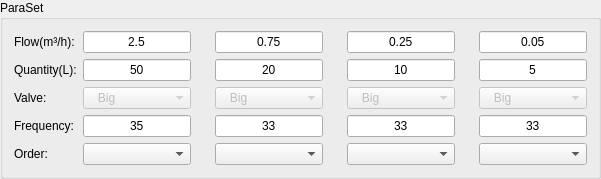
    <widget class="QGroupBox" name="gBox_FlowPnt">
     <property name="title">
      <string>ParaSet</string>
     </property>
     <layout class="QGridLayout" name="gridLayout_13">
      <item row="0" column="0" rowspan="2">
       <layout class="QGridLayout" name="gridLayout_10">
        <item row="0" column="0">
         <widget class="QLabel" name="label_12">
          <property name="text">
           <string>Flow(m³/h):</string>
          </property>
         </widget>
        </item>
        <item row="0" column="1" rowspan="5">
         <layout class="QGridLayout" name="gridLayout_9">
          <item row="0" column="0">
           <widget class="QLineEdit" name="lnEdit_Flow1">
            <property name="text">
             <string>2.5</string>
            </property>
            <property name="alignment">
             <set>Qt::AlignCenter</set>
            </property>
           </widget>
          </item>
          <item row="0" column="1">
           <spacer name="horizontalSpacer_6">
            <property name="orientation">
             <enum>Qt::Horizontal</enum>
            </property>
            <property name="sizeHint" stdset="0">
             <size>
              <width>18</width>
              <height>20</height>
             </size>
            </property>
           </spacer>
          </item>
          <item row="0" column="2">
           <widget class="QLineEdit" name="lnEdit_Flow2">
            <property name="text">
             <string>0.75</string>
            </property>
            <property name="alignment">
             <set>Qt::AlignCenter</set>
            </property>
           </widget>
          </item>
          <item row="0" column="3">
           <spacer name="horizontalSpacer_10">
            <property name="orientation">
             <enum>Qt::Horizontal</enum>
            </property>
            <property name="sizeHint" stdset="0">
             <size>
              <width>18</width>
              <height>20</height>
             </size>
            </property>
           </spacer>
          </item>
          <item row="0" column="4">
           <widget class="QLineEdit" name="lnEdit_Flow3">
            <property name="text">
             <string>0.25</string>
            </property>
            <property name="alignment">
             <set>Qt::AlignCenter</set>
            </property>
           </widget>
          </item>
          <item row="0" column="5">
           <spacer name="horizontalSpacer_11">
            <property name="orientation">
             <enum>Qt::Horizontal</enum>
            </property>
            <property name="sizeHint" stdset="0">
             <size>
              <width>18</width>
              <height>20</height>
             </size>
            </property>
           </spacer>
          </item>
          <item row="0" column="6">
           <widget class="QLineEdit" name="lnEdit_Flow4">
            <property name="text">
             <string>0.05</string>
            </property>
            <property name="alignment">
             <set>Qt::AlignCenter</set>
            </property>
           </widget>
          </item>
          <item row="1" column="0">
           <widget class="QLineEdit" name="lineEdit_Quantity_1">
            <property name="text">
             <string>50</string>
            </property>
            <property name="alignment">
             <set>Qt::AlignCenter</set>
            </property>
           </widget>
          </item>
          <item row="1" column="1">
           <spacer name="horizontalSpacer_7">
            <property name="orientation">
             <enum>Qt::Horizontal</enum>
            </property>
            <property name="sizeHint" stdset="0">
             <size>
              <width>18</width>
              <height>20</height>
             </size>
            </property>
           </spacer>
          </item>
          <item row="1" column="2">
           <widget class="QLineEdit" name="lineEdit_Quantity_2">
            <property name="text">
             <string>20</string>
            </property>
            <property name="alignment">
             <set>Qt::AlignCenter</set>
            </property>
           </widget>
          </item>
          <item row="1" column="3">
           <spacer name="horizontalSpacer_12">
            <property name="orientation">
             <enum>Qt::Horizontal</enum>
            </property>
            <property name="sizeHint" stdset="0">
             <size>
              <width>18</width>
              <height>20</height>
             </size>
            </property>
           </spacer>
          </item>
          <item row="1" column="4">
           <widget class="QLineEdit" name="lineEdit_Quantity_3">
            <property name="text">
             <string>10</string>
            </property>
            <property name="alignment">
             <set>Qt::AlignCenter</set>
            </property>
           </widget>
          </item>
          <item row="1" column="5">
           <spacer name="horizontalSpacer_13">
            <property name="orientation">
             <enum>Qt::Horizontal</enum>
            </property>
            <property name="sizeHint" stdset="0">
             <size>
              <width>18</width>
              <height>20</height>
             </size>
            </property>
           </spacer>
          </item>
          <item row="1" column="6">
           <widget class="QLineEdit" name="lineEdit_Quantity_4">
            <property name="text">
             <string>5</string>
            </property>
            <property name="alignment">
             <set>Qt::AlignCenter</set>
            </property>
           </widget>
          </item>
          <item row="2" column="0" rowspan="2">
           <widget class="QComboBox" name="cBox_Valve_1">
            <property name="enabled">
             <bool>false</bool>
            </property>
            <property name="sizePolicy">
             <sizepolicy hsizetype="Expanding" vsizetype="Fixed">
              <horstretch>0</horstretch>
              <verstretch>0</verstretch>
             </sizepolicy>
            </property>
            <property name="font">
             <font>
              <weight>50</weight>
              <italic>false</italic>
              <bold>false</bold>
              <kerning>false</kerning>
             </font>
            </property>
            <property name="acceptDrops">
             <bool>false</bool>
            </property>
            <property name="layoutDirection">
             <enum>Qt::LeftToRight</enum>
            </property>
            <property name="autoFillBackground">
             <bool>false</bool>
            </property>
            <property name="frame">
             <bool>true</bool>
            </property>
            <item>
             <property name="text">
              <string>   Big</string>
             </property>
             <property name="icon">
              <iconset>
               <normaloff>C:/Users/Administrator/none.ico</normaloff>C:/Users/Administrator/none.ico</iconset>
             </property>
            </item>
            <item>
             <property name="text">
              <string>   Middle1</string>
             </property>
            </item>
            <item>
             <property name="text">
              <string>   Middle2</string>
             </property>
            </item>
            <item>
             <property name="text">
              <string>   Small</string>
             </property>
            </item>
           </widget>
          </item>
          <item row="2" column="1" rowspan="2">
           <spacer name="horizontalSpacer_20">
            <property name="orientation">
             <enum>Qt::Horizontal</enum>
            </property>
            <property name="sizeHint" stdset="0">
             <size>
              <width>18</width>
              <height>20</height>
             </size>
            </property>
           </spacer>
          </item>
          <item row="2" column="2" rowspan="2">
           <widget class="QComboBox" name="cBox_Valve_2">
            <property name="enabled">
             <bool>false</bool>
            </property>
            <property name="sizePolicy">
             <sizepolicy hsizetype="Expanding" vsizetype="Fixed">
              <horstretch>0</horstretch>
              <verstretch>0</verstretch>
             </sizepolicy>
            </property>
            <property name="font">
             <font>
              <weight>50</weight>
              <italic>false</italic>
              <bold>false</bold>
              <kerning>false</kerning>
             </font>
            </property>
            <property name="acceptDrops">
             <bool>false</bool>
            </property>
            <property name="layoutDirection">
             <enum>Qt::LeftToRight</enum>
            </property>
            <property name="autoFillBackground">
             <bool>false</bool>
            </property>
            <property name="currentIndex">
             <number>0</number>
            </property>
            <property name="frame">
             <bool>true</bool>
            </property>
            <item>
             <property name="text">
              <string>   Big</string>
             </property>
             <property name="icon">
              <iconset>
               <normaloff>C:/Users/Administrator/none.ico</normaloff>C:/Users/Administrator/none.ico</iconset>
             </property>
            </item>
            <item>
             <property name="text">
              <string>   Middle1</string>
             </property>
            </item>
            <item>
             <property name="text">
              <string>   Middle2</string>
             </property>
            </item>
            <item>
             <property name="text">
              <string>   Small</string>
             </property>
            </item>
           </widget>
          </item>
          <item row="2" column="3" rowspan="2">
           <spacer name="horizontalSpacer_21">
            <property name="orientation">
             <enum>Qt::Horizontal</enum>
            </property>
            <property name="sizeHint" stdset="0">
             <size>
              <width>18</width>
              <height>20</height>
             </size>
            </property>
           </spacer>
          </item>
          <item row="2" column="4" rowspan="2">
           <widget class="QComboBox" name="cBox_Valve_3">
            <property name="enabled">
             <bool>false</bool>
            </property>
            <property name="sizePolicy">
             <sizepolicy hsizetype="Expanding" vsizetype="Fixed">
              <horstretch>0</horstretch>
              <verstretch>0</verstretch>
             </sizepolicy>
            </property>
            <property name="font">
             <font>
              <weight>50</weight>
              <italic>false</italic>
              <bold>false</bold>
              <kerning>false</kerning>
             </font>
            </property>
            <property name="acceptDrops">
             <bool>false</bool>
            </property>
            <property name="layoutDirection">
             <enum>Qt::LeftToRight</enum>
            </property>
            <property name="autoFillBackground">
             <bool>false</bool>
            </property>
            <property name="currentIndex">
             <number>0</number>
            </property>
            <property name="frame">
             <bool>true</bool>
            </property>
            <item>
             <property name="text">
              <string>   Big</string>
             </property>
             <property name="icon">
              <iconset>
               <normaloff>C:/Users/Administrator/none.ico</normaloff>C:/Users/Administrator/none.ico</iconset>
             </property>
            </item>
            <item>
             <property name="text">
              <string>   Middle1</string>
             </property>
            </item>
            <item>
             <property name="text">
              <string>   Middle2</string>
             </property>
            </item>
            <item>
             <property name="text">
              <string>   Small</string>
             </property>
            </item>
           </widget>
          </item>
          <item row="2" column="5">
           <spacer name="horizontalSpacer_26">
            <property name="orientation">
             <enum>Qt::Horizontal</enum>
            </property>
            <property name="sizeHint" stdset="0">
             <size>
              <width>18</width>
              <height>20</height>
             </size>
            </property>
           </spacer>
          </item>
          <item row="2" column="6" rowspan="2">
           <widget class="QComboBox" name="cBox_Valve_4">
            <property name="enabled">
             <bool>false</bool>
            </property>
            <property name="sizePolicy">
             <sizepolicy hsizetype="Expanding" vsizetype="Fixed">
              <horstretch>0</horstretch>
              <verstretch>0</verstretch>
             </sizepolicy>
            </property>
            <property name="font">
             <font>
              <weight>50</weight>
              <italic>false</italic>
              <bold>false</bold>
              <kerning>false</kerning>
             </font>
            </property>
            <property name="acceptDrops">
             <bool>false</bool>
            </property>
            <property name="layoutDirection">
             <enum>Qt::LeftToRight</enum>
            </property>
            <property name="autoFillBackground">
             <bool>false</bool>
            </property>
            <property name="currentIndex">
             <number>0</number>
            </property>
            <property name="frame">
             <bool>true</bool>
            </property>
            <item>
             <property name="text">
              <string>   Big</string>
             </property>
             <property name="icon">
              <iconset>
               <normaloff>C:/Users/Administrator/none.ico</normaloff>C:/Users/Administrator/none.ico</iconset>
             </property>
            </item>
            <item>
             <property name="text">
              <string>   Middle1</string>
             </property>
            </item>
            <item>
             <property name="text">
              <string>   Middle2</string>
             </property>
            </item>
            <item>
             <property name="text">
              <string>   Small</string>
             </property>
            </item>
           </widget>
          </item>
          <item row="3" column="5" rowspan="2">
           <spacer name="horizontalSpacer_14">
            <property name="orientation">
             <enum>Qt::Horizontal</enum>
            </property>
            <property name="sizeHint" stdset="0">
             <size>
              <width>18</width>
              <height>20</height>
             </size>
            </property>
           </spacer>
          </item>
          <item row="4" column="0">
           <widget class="QLineEdit" name="lineEdit_freq_1">
            <property name="text">
             <string>35</string>
            </property>
            <property name="alignment">
             <set>Qt::AlignCenter</set>
            </property>
           </widget>
          </item>
          <item row="4" column="1">
           <spacer name="horizontalSpacer_8">
            <property name="orientation">
             <enum>Qt::Horizontal</enum>
            </property>
            <property name="sizeHint" stdset="0">
             <size>
              <width>18</width>
              <height>20</height>
             </size>
            </property>
           </spacer>
          </item>
          <item row="4" column="2">
           <widget class="QLineEdit" name="lineEdit_freq_2">
            <property name="text">
             <string>33</string>
            </property>
            <property name="alignment">
             <set>Qt::AlignCenter</set>
            </property>
           </widget>
          </item>
          <item row="4" column="3">
           <spacer name="horizontalSpacer_15">
            <property name="orientation">
             <enum>Qt::Horizontal</enum>
            </property>
            <property name="sizeHint" stdset="0">
             <size>
              <width>18</width>
              <height>20</height>
             </size>
            </property>
           </spacer>
          </item>
          <item row="4" column="4">
           <widget class="QLineEdit" name="lineEdit_freq_3">
            <property name="text">
             <string>33</string>
            </property>
            <property name="alignment">
             <set>Qt::AlignCenter</set>
            </property>
           </widget>
          </item>
          <item row="4" column="6">
           <widget class="QLineEdit" name="lineEdit_freq_4">
            <property name="text">
             <string>33</string>
            </property>
            <property name="alignment">
             <set>Qt::AlignCenter</set>
            </property>
           </widget>
          </item>
          <item row="5" column="0">
           <widget class="QComboBox" name="cBox_seq_1">
            <property name="sizePolicy">
             <sizepolicy hsizetype="Expanding" vsizetype="Fixed">
              <horstretch>0</horstretch>
              <verstretch>0</verstretch>
             </sizepolicy>
            </property>
            <property name="font">
             <font>
              <weight>50</weight>
              <italic>false</italic>
              <bold>false</bold>
              <kerning>false</kerning>
             </font>
            </property>
            <property name="acceptDrops">
             <bool>false</bool>
            </property>
            <property name="layoutDirection">
             <enum>Qt::LeftToRight</enum>
            </property>
            <property name="autoFillBackground">
             <bool>false</bool>
            </property>
            <property name="frame">
             <bool>true</bool>
            </property>
            <item>
             <property name="text">
              <string/>
             </property>
             <property name="icon">
              <iconset>
               <normaloff>C:/Users/Administrator/none.ico</normaloff>C:/Users/Administrator/none.ico</iconset>
             </property>
            </item>
            <item>
             <property name="text">
              <string>       1</string>
             </property>
            </item>
            <item>
             <property name="text">
              <string>       2</string>
             </property>
            </item>
            <item>
             <property name="text">
              <string>       3</string>
             </property>
            </item>
            <item>
             <property name="text">
              <string>       4</string>
             </property>
            </item>
           </widget>
          </item>
          <item row="5" column="1">
           <spacer name="horizontalSpacer_9">
            <property name="orientation">
             <enum>Qt::Horizontal</enum>
            </property>
            <property name="sizeHint" stdset="0">
             <size>
              <width>18</width>
              <height>20</height>
             </size>
            </property>
           </spacer>
          </item>
          <item row="5" column="2">
           <widget class="QComboBox" name="cBox_seq_2">
            <property name="sizePolicy">
             <sizepolicy hsizetype="Preferred" vsizetype="Fixed">
              <horstretch>0</horstretch>
              <verstretch>0</verstretch>
             </sizepolicy>
            </property>
            <property name="currentIndex">
             <number>0</number>
            </property>
            <item>
             <property name="text">
              <string/>
             </property>
             <property name="icon">
              <iconset>
               <normaloff>C:/Users/Administrator/none.ico</normaloff>C:/Users/Administrator/none.ico</iconset>
             </property>
            </item>
            <item>
             <property name="text">
              <string>       1</string>
             </property>
            </item>
            <item>
             <property name="text">
              <string>       2</string>
             </property>
            </item>
            <item>
             <property name="text">
              <string>       3</string>
             </property>
            </item>
            <item>
             <property name="text">
              <string>       4</string>
             </property>
            </item>
           </widget>
          </item>
          <item row="5" column="3">
           <spacer name="horizontalSpacer_16">
            <property name="orientation">
             <enum>Qt::Horizontal</enum>
            </property>
            <property name="sizeHint" stdset="0">
             <size>
              <width>18</width>
              <height>20</height>
             </size>
            </property>
           </spacer>
          </item>
          <item row="5" column="4">
           <widget class="QComboBox" name="cBox_seq_3">
            <property name="sizePolicy">
             <sizepolicy hsizetype="Expanding" vsizetype="Fixed">
              <horstretch>0</horstretch>
              <verstretch>0</verstretch>
             </sizepolicy>
            </property>
            <property name="currentIndex">
             <number>0</number>
            </property>
            <item>
             <property name="text">
              <string/>
             </property>
             <property name="icon">
              <iconset>
               <normaloff>C:/Users/Administrator/none.ico</normaloff>C:/Users/Administrator/none.ico</iconset>
             </property>
            </item>
            <item>
             <property name="text">
              <string>       1</string>
             </property>
            </item>
            <item>
             <property name="text">
              <string>       2</string>
             </property>
            </item>
            <item>
             <property name="text">
              <string>       3</string>
             </property>
            </item>
            <item>
             <property name="text">
              <string>       4</string>
             </property>
            </item>
           </widget>
          </item>
          <item row="5" column="5">
           <spacer name="horizontalSpacer_17">
            <property name="orientation">
             <enum>Qt::Horizontal</enum>
            </property>
            <property name="sizeHint" stdset="0">
             <size>
              <width>18</width>
              <height>20</height>
             </size>
            </property>
           </spacer>
          </item>
          <item row="5" column="6">
           <widget class="QComboBox" name="cBox_seq_4">
            <property name="layoutDirection">
             <enum>Qt::LeftToRight</enum>
            </property>
            <property name="currentIndex">
             <number>0</number>
            </property>
            <item>
             <property name="text">
              <string/>
             </property>
             <property name="icon">
              <iconset>
               <normaloff>C:/Users/Administrator/none.ico</normaloff>C:/Users/Administrator/none.ico</iconset>
             </property>
            </item>
            <item>
             <property name="text">
              <string>       1</string>
             </property>
            </item>
            <item>
             <property name="text">
              <string>       2</string>
             </property>
            </item>
            <item>
             <property name="text">
              <string>       3</string>
             </property>
            </item>
            <item>
             <property name="text">
              <string>       4</string>
             </property>
            </item>
           </widget>
          </item>
         </layout>
        </item>
        <item row="1" column="0">
         <widget class="QLabel" name="label_13">
          <property name="text">
           <string>Quantity(L):</string>
          </property>
         </widget>
        </item>
        <item row="2" column="0">
         <widget class="QLabel" name="label_14">
          <property name="text">
           <string>Valve:</string>
          </property>
         </widget>
        </item>
        <item row="3" column="0">
         <widget class="QLabel" name="label_18">
          <property name="text">
           <string>Frequency:</string>
          </property>
         </widget>
        </item>
        <item row="4" column="0">
         <widget class="QLabel" name="label_15">
          <property name="text">
           <string>Order:</string>
          </property>
         </widget>
        </item>
       </layout>
      </item>
     </layout>
    </widget>
